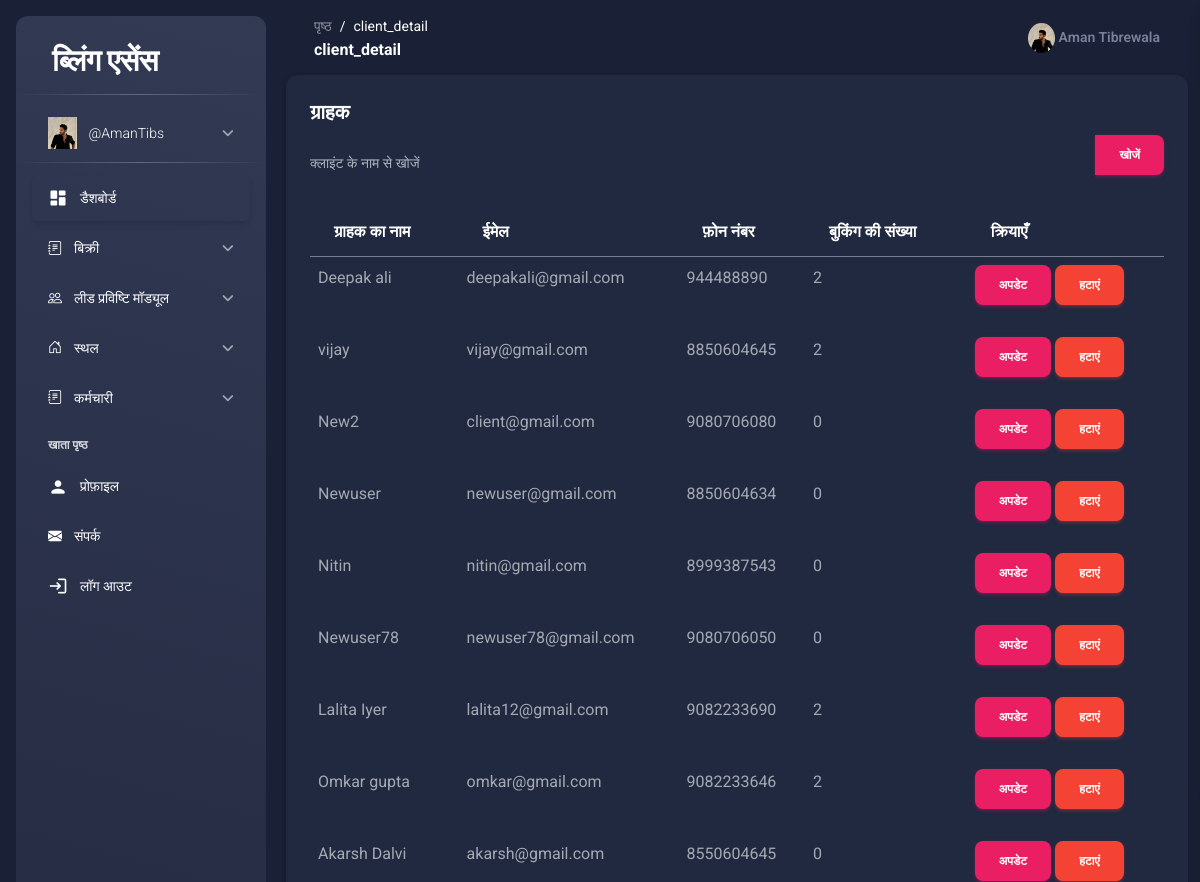
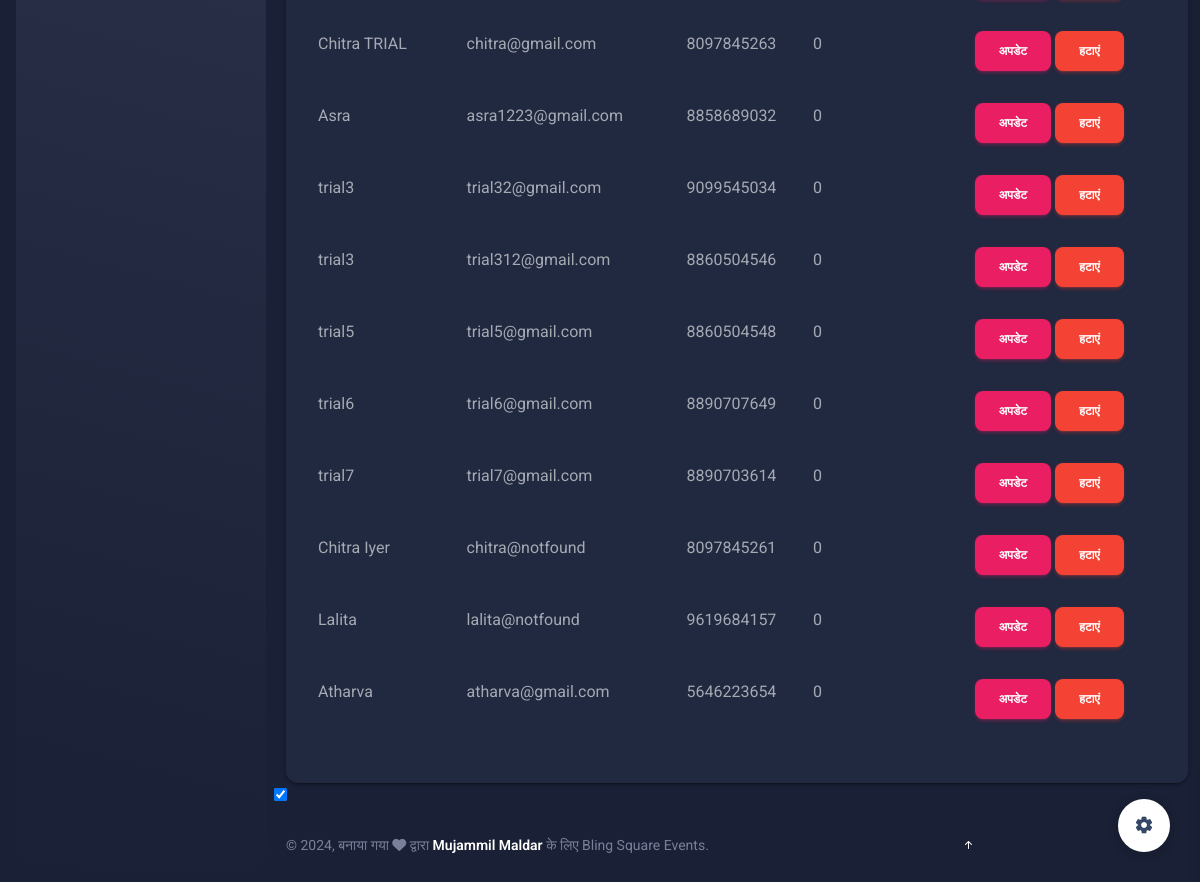
The page /client_detail/ (signed in) on the database its author committed (2 pictures, top to bottom).
### dashboard/models.py (models this page shows, shortened)
class CustomUser(AbstractUser):
    GENDER_CHOICES = (
        ('male', 'Male'),
        ('female', 'Female'),
    )
    USER_ROLES = (
        ('employee', 'Employee'),
        ('admin', 'Admin'),
        ('hr', 'HR'),
        ('manager', 'Manager'),
        ('intern', 'Intern'),
    )
    category = models.CharField(max_length=20, choices=USER_ROLES, default='employee')
    photo = models.ImageField(upload_to='photos/')
    gender = models.CharField(max_length=6, choices=GENDER_CHOICES)
    dob = models.DateField(default=datetime.date.today)
    joiningdate = models.DateField(default=datetime.date.today)
    address = models.TextField()
    designation = models.CharField(max_length=100)
    mobileno = models.CharField(max_length=11, unique=True)
    active = models.BooleanField(default=True)  # Track active status
    last_activity = models.DateTimeField(auto_now=True)  # Track last activity timestamp

class Client(models.Model):
    name = models.CharField(max_length=100)
    number = models.BigIntegerField(unique = True)
    email = models.EmailField(unique=True)
    bookings_count = models.PositiveIntegerField(default=0)  # Track number of bookings
    leadperson = models.BooleanField(default=False)

class UserSettings(models.Model):
    user = models.OneToOneField(CustomUser, on_delete=models.CASCADE)
    data_completion_percentage = models.PositiveIntegerField(default=0)
    selected_theme = models.CharField(max_length=20, choices=settings.THEME_CHOICES, default='light')

### dashboard/sales/client_views.py (the view)
# urls.py: path('client_detail/',views.client_detail),
@login_required(login_url="/login")
@admin_or_manager_required
def client_detail(request):
    context = {}
    client = Client.objects.filter(leadperson = False)
    context['clients'] = client
    return render(request, 'client_detail.html', context)

### dashboard/authentication/permission_views.py (called while the page is built)
def check_user_permission(request,username):
    if request.user.category == 'admin':
        return 'admin'
    elif request.user.category == 'hr':
        return 'hr'
    elif request.user.category == 'manager':
        return 'manager'
    else:
        return None

def admin_perm(request, username):
    permissions = check_user_permission(request, username)
    return permissions == 'admin'

def admin_or_manager_required(view_func):
    @wraps(view_func)
    def _wrapped_view(request, *args, **kwargs):
        if admin_perm(request,request.user.username) or manager_perm(request.user.username):
            return view_func(request, *args, **kwargs)
        else:
            return HttpResponse("You do not have permission to access this page")
    return _wrapped_view

### middlewar/theme.py (called while the page is built)
    def __call__(self, request):
        response = self.get_response(request)
        if 'theme' in request.COOKIES:
            theme = request.COOKIES['theme']
            if theme == 'dark':
                response.set_cookie('theme', 'dark')
            else:
                response.set_cookie('theme', 'light')
        else:
            response.set_cookie('theme', 'light')
        return response

### template/client_detail.html (shortened to what this page needs)
{% extends 'base.html' %}
{% load i18n %}
{% block main %}
<main id="main" class="main">
    <div class="container">
        <div class="card recent-sales overflow-auto">
            <div class="card-body">
                <h5 class="card-title">{% trans "Clients" %}</h5>
                <form method="get" class="mb-3">
                    <div class="input-group">
                        <input type="text" class="form-control" name="q" placeholder="{% trans "Search by client name" %}" value="{{ search_query }}">
                        <button type="submit" class="btn btn-primary">{% trans "Search" %}</button>
                    </div>
                </form>
                <table class="table table-borderless datatable">
                    <thead>
                        <tr>
                            <th scope="col">{% trans "Client Name" %}</th>
                            <th scope="col">{% trans "Email" %}</th>
                            <th scope="col">{% trans "Phone Number" %}</th>
                            <th scope="col">{% trans "Bookings Count" %}</th>
                            <th scope="col">{% trans "Actions" %}</th>
                        </tr>
                    </thead>
                    <tbody>
                        {% for client in clients %}
                        {% if not client.leadperson %}
                        <tr>
                            <td>{{ client.name }}</td>
                            <td>{{ client.email }}</td>
                            <td>{{ client.number }}</td>
                            <td>{{ client.bookings_count }}</td>
                            <td>
                                <a href="/update_client/{{ client.id }}" class="btn btn-primary">{% trans "Update" %}</a>
                                <a href="/delete_client/{{ client.id }}" class="btn btn-danger">{% trans "Delete" %}</a>
                            </td>
                        </tr>
                        {% endif %}
                        {% empty %}
                        <tr>
                            <td colspan="5">{% trans "No clients found." %}</td>
                        </tr>
                        {% endfor %}
                    </tbody>
                </table>
            </div>
        </div>
    </div>
</main>
{% endblock main %}

### template/base.html (shortened to what this page needs)
{% include 'header.html' %}
{% include 'aside.html' %}
{% load i18n %}
<main class="main-content position-relative max-height-vh-100 h-100 border-radius-lg ">
    <nav class="navbar navbar-main navbar-expand-lg px-0 mx-4 shadow-none border-radius-xl" id="navbarBlur" data-scroll="true">
      <div class="container-fluid py-1 px-3">
        <nav aria-label="breadcrumb">
          <ol class="breadcrumb bg-transparent mb-0 pb-0 pt-1 px-0 me-sm-6 me-5">
            <li class="breadcrumb-item text-sm"><a class="opacity-5 text-dark" href="javascript:;">{% trans "Pages" %}</a></li>
            <li class="breadcrumb-item text-sm text-dark active" aria-current="page">{{ request.path|cut:"/" }}</li>
          </ol>
          <h6 class="font-weight-bolder mb-0">{{ request.path|cut:"/" }}</h6>
        </nav>
        <div class="collapse navbar-collapse mt-sm-0 mt-2 me-md-0 me-sm-4" id="navbar">
          <ul class="navbar-nav  justify-content-end">
            <li class="nav-item d-flex align-items-center">
              <a href="/profile" class="nav-link text-body font-weight-bold px-0">
                <img src="{{request.user.photo.url}}" alt="" style="height: 30px;border-radius: 50%;">
                <span class="d-sm-inline d-none">{{request.user.first_name}} {{request.user.last_name}} </span>
              </a>
            </li>
          </ul>
        </div>
      </div>
    </nav>
{% block main %}
{% endblock main %}
{% include 'footer2.html' %}
{% include 'footer.html' %}

### template/aside.html (shortened to what this page needs)
{% load static %}
{% load i18n %}
<body class="g-sidenav-show bg-gray-200">
  <aside class="sidenav navbar navbar-vertical navbar-expand-xs border-0 border-radius-xl my-3 fixed-start ms-3 bg-gradient-dark" id="sidenav-main">
     <div class="sidenav-header">
    <a class="navbar-brand m-0" href="/home">
      <h3 class="ms-1 font-weight-bold text-white">{% trans "Bling Essence" %}</h3>
    </a>
  </div>
  <hr class="horizontal light mt-0 mb-2">
  <div class="collapse navbar-collapse  w-auto " id="sidenav-collapse-main">
    <ul class="navbar-nav">
      <li class="nav-item">
        <a class="nav-link collapsed" data-bs-target="#profile-nav" data-bs-toggle="collapse" href="#">
          <div class="text-white text-center me-2 font-weight-bold d-flex align-items-center justify-content-center">
            <img src="{{request.user.photo.url}}" class="navbar-brand-img h-100 width-1" alt="main_logo">
          </div>
          <span class="nav-link-text ms-1"> {{request.user.username}} </span>
        </a>
      </li>
    </ul>
      <ul class="navbar-nav">
        <hr class="horizontal light mt-0 mb-2">
        <li class="nav-item">
          <a class="nav-link text-white active {% if request.path == '/home' %}active bg-gradient-primary {% else %} bg-transparent {% endif %}" href="/home">
            <div class="text-white text-center me-2 d-flex align-items-center justify-content-center">
              <i class="material-icons opacity-10">dashboard</i>
            </div>
            <span class="nav-link-text ms-1">{% trans "Dashboard" %}</span>
          </a>
        </li>
      <ul class="navbar-nav">
        <li class="nav-item">
          <a class="nav-link collapsed " data-bs-target="#sales-nav" data-bs-toggle="collapse" href="#">
            <div class="text-white text-center me-2 font-weight-bold d-flex align-items-center justify-content-center">
                <i class="bi bi-journal-text"></i>
                </div>
                <span class="nav-link-text ms-1">{% trans "Sales" %}</span>
            </a>
        </li>
    </ul>
    <ul class="navbar-nav">
      <li class="nav-item">
          <a class="nav-link collapsed " data-bs-target="#lead-nav" data-bs-toggle="collapse" href="#">
              <div class="text-white text-center me-2 font-weight-bold d-flex align-items-center justify-content-center">
                <i class="bi bi-people"></i>
              </div>
              <span class="nav-link-text ms-1">{% trans "Lead Entry Module" %}</span>
          </a>
      </li>
  </ul>
  <ul class="navbar-nav">
    <li class="nav-item">
      <a class="nav-link collapsed {% if request.path == '/add_venue/' or request.path == '/venue_list/' %}active bg-gradient-primary{% endif %}" data-bs-target="#venue-nav" data-bs-toggle="collapse" href="#">
        <div class="text-white text-center me-2 font-weight-bold d-flex align-items-center justify-content-center">
          <i class="bi bi-house-door"></i>
        </div>
        <span class="nav-link-text ms-1">{% trans "Venue" %}</span>
      </a>
    </li>
  </ul>
  <ul class="navbar-nav">
    <li class="nav-item">
      <a class="nav-link collapsed " data-bs-target="#staff-nav" data-bs-toggle="collapse" href="#">
        <div class="text-white text-center me-2 font-weight-bold d-flex align-items-center justify-content-center">
            <i class="bi bi-journal-text"></i>
            </div>
            <span class="nav-link-text ms-1">{% trans "Staff" %}</span>
        </a>
    </li>
</ul>
      <li class="nav-item mt-3">
        <h6 class="ps-4 ms-2 text-uppercase text-xs text-white font-weight-bolder opacity-8">{% trans "Account pages" %}</h6>
      </li>
      <li class="nav-item">
        <a class="nav-link text-white {% if request.path == '/profile/' %}active bg-gradient-primary {% else %} bg-transparent   {% endif %}" href="/profile">
          <div class="text-white text-center me-2 d-flex align-items-center justify-content-center">
            <i class="material-icons opacity-10">person</i>
          </div>
          <span class="nav-link-text ms-1">{% trans "Profile" %}</span>
        </a>
      </li>
      <li class="nav-item">
        <a class="nav-link text-white {% if request.path == '/problemreport/' %}active bg-gradient-primary {% else %} bg-transparent   {% endif %}" href="/problemreport/">
          <div class="text-white text-center me-2 d-flex align-items-center justify-content-center">
            <i class="bi bi-envelope-fill"></i>
          </div>
          <span class="nav-link-text ms-1">{% trans "Contact" %}</span>
        </a>
      </li>
      <li class="nav-item">
        <a class="nav-link text-white " href="/logout">
          <div class="text-white text-center me-2 d-flex align-items-center justify-content-center">
            <i class="material-icons opacity-10">login</i>
          </div>
          <span class="nav-link-text ms-1">{% trans "Logout" %}</span>
        </a>
      </li>
    </ul>
  </div>
</aside>

### template/footer2.html (shortened to what this page needs)
<div class="fixed-plugin">
  <a class="fixed-plugin-button text-dark position-fixed px-3 py-2">
    <i class="material-icons py-2">settings</i>
  </a>
</div>
<input type="checkbox" id="theme-toggle" {% if request.session.theme == 'dark' %}checked{% endif %}>

### rows shown on the page
CustomUser: user.photo (picture), user.username "@AmanTibs", user.first_name "Aman", user.last_name "Tibrewala"
Client: name "Deepak ali", email "deepakali@gmail.com", number "944488890", bookings_count "2"
Client: name "vijay", email "vijay@gmail.com", number "8850604645", bookings_count "2"
Client: name "New2", email "client@gmail.com", number "9080706080", bookings_count "0"
Client: name "Newuser", email "newuser@gmail.com", number "8850604634", bookings_count "0"
Client: name "Nitin", email "nitin@gmail.com", number "8999387543", bookings_count "0"
Client: name "Newuser78", email "newuser78@gmail.com", number "9080706050", bookings_count "0"
Client: name "Lalita Iyer", email "lalita12@gmail.com", number "9082233690", bookings_count "2"
Client: name "Omkar gupta", email "omkar@gmail.com", number "9082233646", bookings_count "2"
Client: name "Akarsh Dalvi", email "akarsh@gmail.com", number "8550604645", bookings_count "0"
Client: name "Chitra TRIAL", email "chitra@gmail.com", number "8097845263", bookings_count "0"
Client: name "Asra", email "asra1223@gmail.com", number "8858689032", bookings_count "0"
Client: name "trial3", email "trial32@gmail.com", number "9099545034", bookings_count "0"
Client: name "trial3", email "trial312@gmail.com", number "8860504546", bookings_count "0"
Client: name "trial5", email "trial5@gmail.com", number "8860504548", bookings_count "0"
Client: name "trial6", email "trial6@gmail.com", number "8890707649", bookings_count "0"
Client: name "trial7", email "trial7@gmail.com", number "8890703614", bookings_count "0"
Client: name "Chitra Iyer", email "chitra@notfound", number "8097845261", bookings_count "0"
Client: name "Lalita", email "lalita@notfound", number "9619684157", bookings_count "0"
Client: name "Atharva", email "atharva@gmail.com", number "5646223654", bookings_count "0"
UserSettings: selected_theme "☑"

### other values the page prints
{{ request.path|cut:"/" }} "client_detail"
